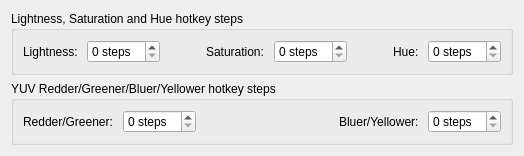
    <widget class="QWidget" name="hotKeyOptions" native="true">
     <layout class="QVBoxLayout" name="hotkeyOptions">
      <item>
       <widget class="QGroupBox" name="hsy">
        <property name="title">
         <string>Lightness, Saturation and Hue hotkey steps</string>
        </property>
        <layout class="QHBoxLayout" name="horizontalLayout_5">
         <item>
          <widget class="QLabel" name="label_8">
           <property name="text">
            <string>Lightness: </string>
           </property>
          </widget>
         </item>
         <item>
          <widget class="KisIntParseSpinBox" name="sb_lightness">
           <property name="suffix">
            <string> steps</string>
           </property>
          </widget>
         </item>
         <item>
          <spacer name="horizontalSpacer">
           <property name="orientation">
            <enum>Qt::Horizontal</enum>
           </property>
           <property name="sizeHint" stdset="0">
            <size>
             <width>40</width>
             <height>20</height>
            </size>
           </property>
          </spacer>
         </item>
         <item>
          <widget class="QLabel" name="label_13">
           <property name="text">
            <string>Saturation: </string>
           </property>
          </widget>
         </item>
         <item>
          <widget class="KisIntParseSpinBox" name="sb_saturation">
           <property name="suffix">
            <string> steps</string>
           </property>
          </widget>
         </item>
         <item>
          <spacer name="horizontalSpacer_2">
           <property name="orientation">
            <enum>Qt::Horizontal</enum>
           </property>
           <property name="sizeHint" stdset="0">
            <size>
             <width>40</width>
             <height>20</height>
            </size>
           </property>
          </spacer>
         </item>
         <item>
          <widget class="QLabel" name="label_17">
           <property name="text">
            <string>Hue: </string>
           </property>
          </widget>
         </item>
         <item>
          <widget class="KisIntParseSpinBox" name="sb_hue">
           <property name="suffix">
            <string> steps</string>
           </property>
          </widget>
         </item>
        </layout>
       </widget>
      </item>
      <item>
       <widget class="QGroupBox" name="horizontalGroupBox_2">
        <property name="title">
         <string>YUV Redder/Greener/Bluer/Yellower hotkey steps</string>
        </property>
        <layout class="QHBoxLayout" name="yuv">
         <item>
          <widget class="QLabel" name="label_18">
           <property name="text">
            <string>Redder/Greener: </string>
           </property>
          </widget>
         </item>
         <item>
          <widget class="KisIntParseSpinBox" name="sb_rg">
           <property name="suffix">
            <string> steps</string>
           </property>
          </widget>
         </item>
         <item>
          <spacer name="horizontalSpacer_3">
           <property name="orientation">
            <enum>Qt::Horizontal</enum>
           </property>
           <property name="sizeHint" stdset="0">
            <size>
             <width>40</width>
             <height>20</height>
            </size>
           </property>
          </spacer>
         </item>
         <item>
          <widget class="QLabel" name="label_19">
           <property name="text">
            <string>Bluer/Yellower: </string>
           </property>
          </widget>
         </item>
         <item>
          <widget class="KisIntParseSpinBox" name="sb_by">
           <property name="suffix">
            <string> steps</string>
           </property>
          </widget>
         </item>
        </layout>
       </widget>
      </item>
     </layout>
    </widget>
